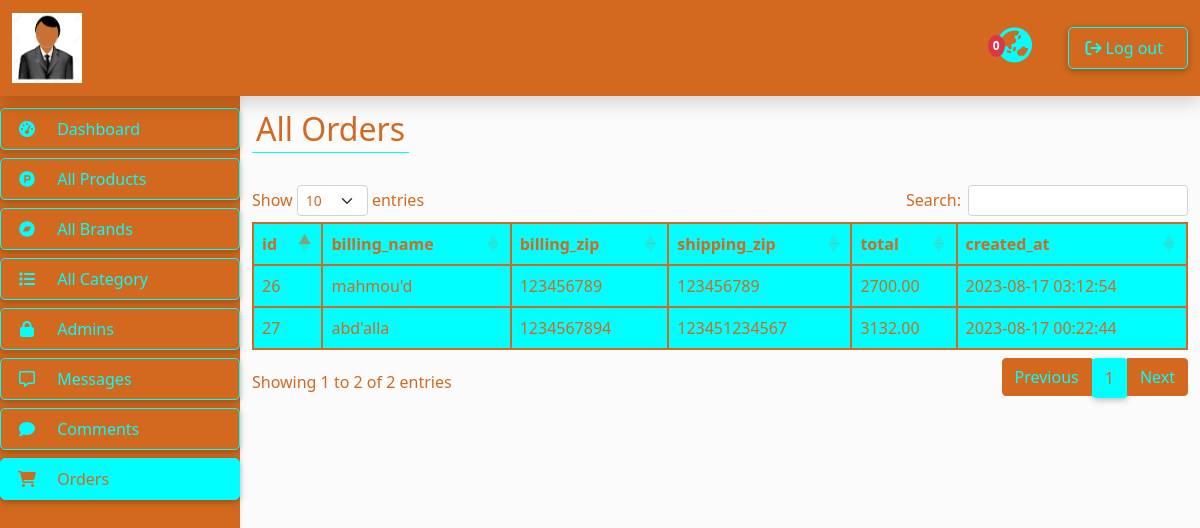
The page /adminstrator/orders.php (signed in) on the database as committed earlier.
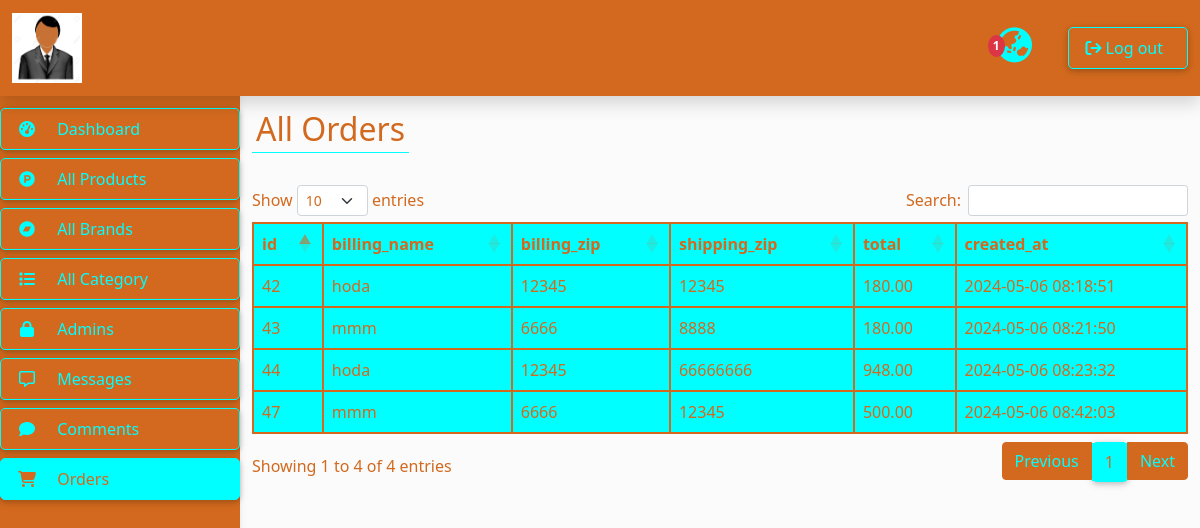
The same page on the database as committed later.
### tables this page shows
CREATE TABLE `orders` (
  `id` int(1) NOT NULL,
  `user_id` int(1) NOT NULL,
  `status` varchar(10) NOT NULL,
  `order_details_id` int(11) NOT NULL,
  `billing_name` varchar(255) NOT NULL,
  `billing_address` varchar(255) NOT NULL,
  `billing_city` varchar(255) NOT NULL,
  `billing_state` varchar(255) NOT NULL,
  `billing_zip` varchar(255) NOT NULL,
  `shipping_name` varchar(255) NOT NULL,
  `shipping_address` varchar(255) NOT NULL,
  `shipping_city` varchar(255) NOT NULL,
  `shipping_state` varchar(255) NOT NULL,
  `shipping_zip` varchar(255) NOT NULL,
  `total` decimal(9,2) NOT NULL,
  `created_at` timestamp NOT NULL DEFAULT current_timestamp(),
  `updated_at` timestamp NULL DEFAULT NULL
);

### adminstrator/orders.php (the view, shortened to what this page needs)
<?php
include 'include files/header.php';
include 'include files/nav.php';
include 'include files/sidebar.php';
include 'sql/connect.php';
 ?>
 <main style="margin-top: 58px">
<br>
<br>
<div class="container">
    <div class="row">
        <div class="col-12">
          <?php
          if($_SESSION['log']!=3){
          ?>
        <h2 class="text-start p-1"  style="  color:chocolate; border-bottom:1px solid aqua; width:fit-content;">All Orders</h2>
    <br>
<table class=" tab  table mt-3"  style="width:100%" id= "example" >
        <thead class="head">
            <tr>
            <th>id</th>
        <th>billing_name</th>
        <th>billing_zip</th>
        <th>shipping_zip</th>
        <th>total</th>
        <th>created_at</th>
       </tr>
        </thead>
        <tbody align='left'>
            <?php
   $sql = "SELECT * FROM orders" ;
   $result = $conn -> query($sql);
    while($row =$result -> fetch_assoc()){
    ?><tr>
        <td><?=$row['id']?></td>
        <td><?=$row['billing_name'];?></td>
    <td><?=$row['billing_zip']?></td>
    <td><?=$row['shipping_zip']?></td>
    <td><?=$row['total']?></td>
    <td><?=$row['created_at']?></td>
    </tr>
         <?Php
         }
     ?>
     </tbody>
   </table>
   <?php
      }
      else{?>
      <h2 class="p-1 text-center" style ="color:chocolate;">You are not Allow to Access on This Table</h2>
      <?php
      }
          ?>
        </div>
    </div>
</div>
 <?php include 'include files/footer.php'; ?>

### adminstrator/include files/nav.php (shortened to what this page needs)
<nav
             id="main-navbar"
             class="navbar navbar-expand-lg navbar-light fixed-top shadow"
             >
          <div class="container-fluid">
            <a class="navbar-brand" href="">
            <img src="./assets/images/34583214-logo-admin-icon-administrator-illustration-of-a-man-in-a-jacket-and-shirt-ties-jacket-and-shirt-.webp" alt="" width="70" height="70">
            </a>
      <div class="d-flex  ">
      <div class=" d-block ms-1 mt-3  " style ="background-color: chocolate !important;">
      <a href="message.php" class="notification">
  <span>
    <i class="fa-solid fa-earth-asia fa-fw"></i>
</span>
  <span class="badge bg-danger message text-white ">
  <?php
  include './sql/connect.php';
  $sql_msg = "SELECT COUNT(view) FROM message WHERE view = 0  " ;
  $result_msg = $conn -> query($sql_msg);
   while($row_msg =$result_msg -> fetch_assoc()){
echo $row_msg['COUNT(view)'];
   }
  ?>
  </span>
</a>
                </div>
            <ul class=" d-block  mt-3 mx-0">
          <li class="   ">
                <a
                 href="logout.php"
                 class="list-group-item list-group-item-action  "
                 >
                 <i class="fa-solid fa-arrow-right-from-bracket "></i>
                 <span class="me-2">Log out</span></a
                >
                </li>
          </ul>
      </div>
          </div>
        </nav>

Rows that differ between the two databases and show on the page:
removed orders: id "26", billing_name "mahmou'd", billing_zip "123456789", shipping_zip "123456789", total "2700.00", created_at "2023-08-17 03:12:54"
removed orders: id "27", billing_name "abd'alla", billing_zip "1234567894", shipping_zip "123451234567", total "3132.00", created_at "2023-08-17 00:22:44"
added orders: id "42", billing_name "hoda", billing_zip "12345", shipping_zip "12345", total "180.00", created_at "2024-05-06 08:18:51"
added orders: id "43", billing_name "mmm", billing_zip "6666", shipping_zip "8888", total "180.00", created_at "2024-05-06 08:21:50"
added orders: id "44", billing_name "hoda", billing_zip "12345", shipping_zip "66666666", total "948.00", created_at "2024-05-06 08:23:32"
added orders: id "47", billing_name "mmm", billing_zip "6666", shipping_zip "12345", total "500.00", created_at "2024-05-06 08:42:03"
Other text that changed with them:
text written by a page script: "Show entries Search: Showing 1 to 2 of 2 entries Previous 1 Next" → "Show entries Search: Showing 1 to 4 of 4 entries Previous 1 Next"
new list line: "1"
list line gone: "0"
